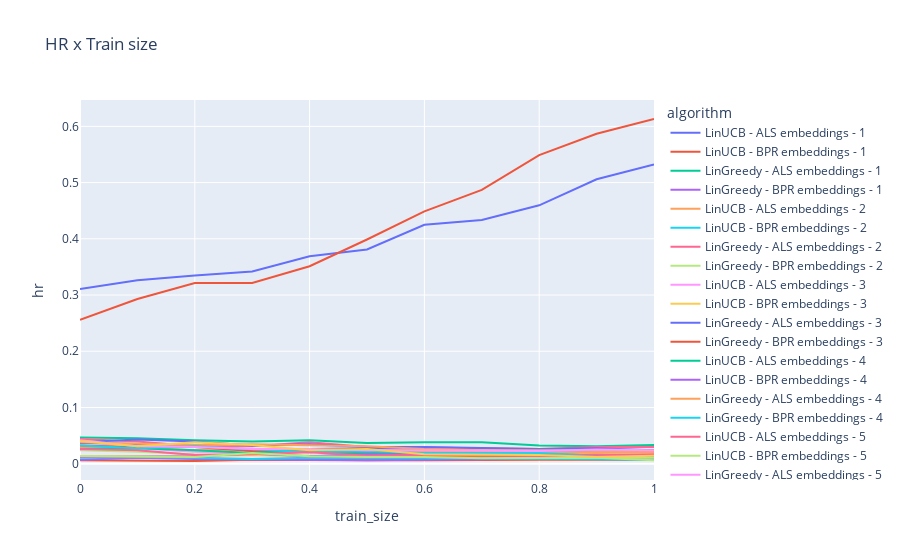

Write notebook code for a chart like this one.
### Code cell
fig = px.line(df_results, x="train_size", y="hr", color='algorithm', title='HR x Train size')
fig.show()
fig.write_html('results-v10/hr_x_train_size.html')

### Figure 1 — Plotly figure (JSON) as saved in the notebook; plotly's stock layout.template omitted (floating-point values rounded to 4 significant figures)
{"data": [{"hovertemplate": "algorithm=LinUCB - ALS embeddings - 1<br>train_size=%{x}<br>hr=%{y}<extra></extra>", "legendgroup": "LinUCB - ALS embeddings - 1", "line": {"color": "#636efa", "dash": "solid"}, "marker": {"symbol": "circle"}, "mode": "lines", "name": "LinUCB - ALS embeddings - 1", "orientation": "v", "showlegend": true, "type": "scatter", "x": [0, 0.1, 0.2, 0.3, 0.4, 0.5, 0.6, 0.7, 0.8, 0.9, 1], "xaxis": "x", "y": [0.0369, 0.03571, 0.03333, 0.02262, 0.02619, 0.02738, 0.02619, 0.02262, 0.02262, 0.02381, 0.02381], "yaxis": "y"}, {"hovertemplate": "algorithm=LinUCB - BPR embeddings - 1<br>train_size=%{x}<br>hr=%{y}<extra></extra>", "legendgroup": "LinUCB - BPR embeddings - 1", "line": {"color": "#EF553B", "dash": "solid"}, "marker": {"symbol": "circle"}, "mode": "lines", "name": "LinUCB - BPR embeddings - 1", "orientation": "v", "showlegend": true, "type": "scatter", "x": [0, 0.1, 0.2, 0.3, 0.4, 0.5, 0.6, 0.7, 0.8, 0.9, 1], "xaxis": "x", "y": [0.005952, 0.004762, 0.004762, 0.007143, 0.005952, 0.005952, 0.005952, 0.007143, 0.007143, 0.007143, 0.007143], "yaxis": "y"}, {"hovertemplate": "algorithm=LinGreedy - ALS embeddings - 1<br>train_size=%{x}<br>hr=%{y}<extra></extra>", "legendgroup": "LinGreedy - ALS embeddings - 1", "line": {"color": "#00cc96", "dash": "solid"}, "marker": {"symbol": "circle"}, "mode": "lines", "name": "LinGreedy - ALS embeddings - 1", "orientation": "v", "showlegend": true, "type": "scatter", "x": [0, 0.1, 0.2, 0.3, 0.4, 0.5, 0.6, 0.7, 0.8, 0.9, 1], "xaxis": "x", "y": [0.04643, 0.04524, 0.04167, 0.03929, 0.04167, 0.0369, 0.0381, 0.0381, 0.03214, 0.03095, 0.03333], "yaxis": "y"}, {"hovertemplate": "algorithm=LinGreedy - BPR embeddings - 1<br>train_size=%{x}<br>hr=%{y}<extra></extra>", "legendgroup": "LinGreedy - BPR embeddings - 1", "line": {"color": "#ab63fa", "dash": "solid"}, "marker": {"symbol": "circle"}, "mode": "lines", "name": "LinGreedy - BPR embeddings - 1", "orientation": "v", "showlegend": true, "type": "scatter", "x": [0, 0.1, 0.2, 0.3, 0.4, 0.5, 0.6, 0.7, 0.8, 0.9, 1], "xaxis": "x", "y": [0.007143, 0.01071, 0.008333, 0.008333, 0.007143, 0.005952, 0.007143, 0.007143, 0.008333, 0.009524, 0.009524], "yaxis": "y"}, {"hovertemplate": "algorithm=LinUCB - ALS embeddings - 2<br>train_size=%{x}<br>hr=%{y}<extra></extra>", "legendgroup": "LinUCB - ALS embeddings - 2", "line": {"color": "#FFA15A", "dash": "solid"}, "marker": {"symbol": "circle"}, "mode": "lines", "name": "LinUCB - ALS embeddings - 2", "orientation": "v", "showlegend": true, "type": "scatter", "x": [0, 0.1, 0.2, 0.3, 0.4, 0.5, 0.6, 0.7, 0.8, 0.9, 1], "xaxis": "x", "y": [0.02857, 0.02857, 0.02381, 0.025, 0.02381, 0.02262, 0.02262, 0.02024, 0.01905, 0.01905, 0.02024], "yaxis": "y"}, {"hovertemplate": "algorithm=LinUCB - BPR embeddings - 2<br>train_size=%{x}<br>hr=%{y}<extra></extra>", "legendgroup": "LinUCB - BPR embeddings - 2", "line": {"color": "#19d3f3", "dash": "solid"}, "marker": {"symbol": "circle"}, "mode": "lines", "name": "LinUCB - BPR embeddings - 2", "orientation": "v", "showlegend": true, "type": "scatter", "x": [0, 0.1, 0.2, 0.3, 0.4, 0.5, 0.6, 0.7, 0.8, 0.9, 1], "xaxis": "x", "y": [0.01071, 0.0119, 0.01071, 0.008333, 0.01071, 0.009524, 0.009524, 0.009524, 0.008333, 0.008333, 0.007143], "yaxis": "y"}, {"hovertemplate": "algorithm=LinGreedy - ALS embeddings - 2<br>train_size=%{x}<br>hr=%{y}<extra></extra>", "legendgroup": "LinGreedy - ALS embeddings - 2", "line": {"color": "#FF6692", "dash": "solid"}, "marker": {"symbol": "circle"}, "mode": "lines", "name": "LinGreedy - ALS embeddings - 2", "orientation": "v", "showlegend": true, "type": "scatter", "x": [0, 0.1, 0.2, 0.3, 0.4, 0.5, 0.6, 0.7, 0.8, 0.9, 1], "xaxis": "x", "y": [0.04405, 0.03929, 0.03095, 0.03095, 0.0381, 0.02976, 0.02857, 0.02738, 0.02619, 0.02976, 0.02976], "yaxis": "y"}, {"hovertemplate": "algorithm=LinGreedy - BPR embeddings - 2<br>train_size=%{x}<br>hr=%{y}<extra></extra>", "legendgroup": "LinGreedy - BPR embeddings - 2", "line": {"color": "#B6E880", "dash": "solid"}, "marker": {"symbol": "circle"}, "mode": "lines", "name": "LinGreedy - BPR embeddings - 2", "orientation": "v", "showlegend": true, "type": "scatter", "x": [0, 0.1, 0.2, 0.3, 0.4, 0.5, 0.6, 0.7, 0.8, 0.9, 1], "xaxis": "x", "y": [0.02381, 0.02143, 0.01667, 0.01548, 0.0131, 0.0119, 0.0119, 0.01429, 0.0119, 0.01071, 0.005952], "yaxis": "y"}, {"hovertemplate": "algorithm=LinUCB - ALS embeddings - 3<br>train_size=%{x}<br>hr=%{y}<extra></extra>", "legendgroup": "LinUCB - ALS embeddings - 3", "line": {"color": "#FF97FF", "dash": "solid"}, "marker": {"symbol": "circle"}, "mode": "lines", "name": "LinUCB - ALS embeddings - 3", "orientation": "v", "showlegend": true, "type": "scatter", "x": [0, 0.1, 0.2, 0.3, 0.4, 0.5, 0.6, 0.7, 0.8, 0.9, 1], "xaxis": "x", "y": [0.025, 0.02738, 0.02143, 0.01905, 0.02143, 0.01786, 0.01667, 0.01548, 0.01429, 0.01429, 0.01429], "yaxis": "y"}, {"hovertemplate": "algorithm=LinUCB - BPR embeddings - 3<br>train_size=%{x}<br>hr=%{y}<extra></extra>", "legendgroup": "LinUCB - BPR embeddings - 3", "line": {"color": "#FECB52", "dash": "solid"}, "marker": {"symbol": "circle"}, "mode": "lines", "name": "LinUCB - BPR embeddings - 3", "orientation": "v", "showlegend": true, "type": "scatter", "x": [0, 0.1, 0.2, 0.3, 0.4, 0.5, 0.6, 0.7, 0.8, 0.9, 1], "xaxis": "x", "y": [0.0131, 0.0131, 0.0131, 0.01548, 0.0131, 0.01548, 0.01429, 0.01429, 0.01429, 0.0119, 0.0131], "yaxis": "y"}, {"hovertemplate": "algorithm=LinGreedy - ALS embeddings - 3<br>train_size=%{x}<br>hr=%{y}<extra></extra>", "legendgroup": "LinGreedy - ALS embeddings - 3", "line": {"color": "#636efa", "dash": "solid"}, "marker": {"symbol": "circle"}, "mode": "lines", "name": "LinGreedy - ALS embeddings - 3", "orientation": "v", "showlegend": true, "type": "scatter", "x": [0, 0.1, 0.2, 0.3, 0.4, 0.5, 0.6, 0.7, 0.8, 0.9, 1], "xaxis": "x", "y": [0.0381, 0.04286, 0.03929, 0.03214, 0.03452, 0.02976, 0.02976, 0.02857, 0.02619, 0.02738, 0.02381], "yaxis": "y"}, {"hovertemplate": "algorithm=LinGreedy - BPR embeddings - 3<br>train_size=%{x}<br>hr=%{y}<extra></extra>", "legendgroup": "LinGreedy - BPR embeddings - 3", "line": {"color": "#EF553B", "dash": "solid"}, "marker": {"symbol": "circle"}, "mode": "lines", "name": "LinGreedy - BPR embeddings - 3", "orientation": "v", "showlegend": true, "type": "scatter", "x": [0, 0.1, 0.2, 0.3, 0.4, 0.5, 0.6, 0.7, 0.8, 0.9, 1], "xaxis": "x", "y": [0.03214, 0.02976, 0.02976, 0.02262, 0.02143, 0.01786, 0.01429, 0.01429, 0.01429, 0.01429, 0.0131], "yaxis": "y"}, {"hovertemplate": "algorithm=LinUCB - ALS embeddings - 4<br>train_size=%{x}<br>hr=%{y}<extra></extra>", "legendgroup": "LinUCB - ALS embeddings - 4", "line": {"color": "#00cc96", "dash": "solid"}, "marker": {"symbol": "circle"}, "mode": "lines", "name": "LinUCB - ALS embeddings - 4", "orientation": "v", "showlegend": true, "type": "scatter", "x": [0, 0.1, 0.2, 0.3, 0.4, 0.5, 0.6, 0.7, 0.8, 0.9, 1], "xaxis": "x", "y": [0.02619, 0.02738, 0.02381, 0.01905, 0.02143, 0.01905, 0.01905, 0.01548, 0.01667, 0.01429, 0.0131], "yaxis": "y"}, {"hovertemplate": "algorithm=LinUCB - BPR embeddings - 4<br>train_size=%{x}<br>hr=%{y}<extra></extra>", "legendgroup": "LinUCB - BPR embeddings - 4", "line": {"color": "#ab63fa", "dash": "solid"}, "marker": {"symbol": "circle"}, "mode": "lines", "name": "LinUCB - BPR embeddings - 4", "orientation": "v", "showlegend": true, "type": "scatter", "x": [0, 0.1, 0.2, 0.3, 0.4, 0.5, 0.6, 0.7, 0.8, 0.9, 1], "xaxis": "x", "y": [0.0119, 0.0131, 0.0131, 0.01786, 0.0131, 0.01667, 0.01548, 0.01548, 0.01548, 0.0131, 0.01548], "yaxis": "y"}, {"hovertemplate": "algorithm=LinGreedy - ALS embeddings - 4<br>train_size=%{x}<br>hr=%{y}<extra></extra>", "legendgroup": "LinGreedy - ALS embeddings - 4", "line": {"color": "#FFA15A", "dash": "solid"}, "marker": {"symbol": "circle"}, "mode": "lines", "name": "LinGreedy - ALS embeddings - 4", "orientation": "v", "showlegend": true, "type": "scatter", "x": [0, 0.1, 0.2, 0.3, 0.4, 0.5, 0.6, 0.7, 0.8, 0.9, 1], "xaxis": "x", "y": [0.0381, 0.03571, 0.03333, 0.03452, 0.03333, 0.03095, 0.02619, 0.02381, 0.02381, 0.02262, 0.02262], "yaxis": "y"}, {"hovertemplate": "algorithm=LinGreedy - BPR embeddings - 4<br>train_size=%{x}<br>hr=%{y}<extra></extra>", "legendgroup": "LinGreedy - BPR embeddings - 4", "line": {"color": "#19d3f3", "dash": "solid"}, "marker": {"symbol": "circle"}, "mode": "lines", "name": "LinGreedy - BPR embeddings - 4", "orientation": "v", "showlegend": true, "type": "scatter", "x": [0, 0.1, 0.2, 0.3, 0.4, 0.5, 0.6, 0.7, 0.8, 0.9, 1], "xaxis": "x", "y": [0.03214, 0.02738, 0.03095, 0.02619, 0.02024, 0.02262, 0.01905, 0.01905, 0.01905, 0.01429, 0.01548], "yaxis": "y"}, {"hovertemplate": "algorithm=LinUCB - ALS embeddings - 5<br>train_size=%{x}<br>hr=%{y}<extra></extra>", "legendgroup": "LinUCB - ALS embeddings - 5", "line": {"color": "#FF6692", "dash": "solid"}, "marker": {"symbol": "circle"}, "mode": "lines", "name": "LinUCB - ALS embeddings - 5", "orientation": "v", "showlegend": true, "type": "scatter", "x": [0, 0.1, 0.2, 0.3, 0.4, 0.5, 0.6, 0.7, 0.8, 0.9, 1], "xaxis": "x", "y": [0.02619, 0.02381, 0.01548, 0.01667, 0.02024, 0.01429, 0.01548, 0.01548, 0.0131, 0.01429, 0.01667], "yaxis": "y"}, {"hovertemplate": "algorithm=LinUCB - BPR embeddings - 5<br>train_size=%{x}<br>hr=%{y}<extra></extra>", "legendgroup": "LinUCB - BPR embeddings - 5", "line": {"color": "#B6E880", "dash": "solid"}, "marker": {"symbol": "circle"}, "mode": "lines", "name": "LinUCB - BPR embeddings - 5", "orientation": "v", "showlegend": true, "type": "scatter", "x": [0, 0.1, 0.2, 0.3, 0.4, 0.5, 0.6, 0.7, 0.8, 0.9, 1], "xaxis": "x", "y": [0.0131, 0.0119, 0.0119, 0.01905, 0.0131, 0.0119, 0.0119, 0.009524, 0.009524, 0.009524, 0.01071], "yaxis": "y"}, {"hovertemplate": "algorithm=LinGreedy - ALS embeddings - 5<br>train_size=%{x}<br>hr=%{y}<extra></extra>", "legendgroup": "LinGreedy - ALS embeddings - 5", "line": {"color": "#FF97FF", "dash": "solid"}, "marker": {"symbol": "circle"}, "mode": "lines", "name": "LinGreedy - ALS embeddings - 5", "orientation": "v", "showlegend": true, "type": "scatter", "x": [0, 0.1, 0.2, 0.3, 0.4, 0.5, 0.6, 0.7, 0.8, 0.9, 1], "xaxis": "x", "y": [0.04167, 0.03095, 0.02976, 0.02619, 0.02619, 0.02381, 0.02381, 0.02381, 0.02262, 0.025, 0.02381], "yaxis": "y"}, {"hovertemplate": "algorithm=LinGreedy - BPR embeddings - 5<br>train_size=%{x}<br>hr=%{y}<extra></extra>", "legendgroup": "LinGreedy - BPR embeddings - 5", "line": {"color": "#FECB52", "dash": "solid"}, "marker": {"symbol": "circle"}, "mode": "lines", "name": "LinGreedy - BPR embeddings - 5", "orientation": "v", "showlegend": true, "type": "scatter", "x": [0, 0.1, 0.2, 0.3, 0.4, 0.5, 0.6, 0.7, 0.8, 0.9, 1], "xaxis": "x", "y": [0.04048, 0.03095, 0.0381, 0.03333, 0.02381, 0.02619, 0.01667, 0.01667, 0.01548, 0.0119, 0.01429], "yaxis": "y"}, {"hovertemplate": "algorithm=ALS<br>train_size=%{x}<br>hr=%{y}<extra></extra>", "legendgroup": "ALS", "line": {"color": "#636efa", "dash": "solid"}, "marker": {"symbol": "circle"}, "mode": "lines", "name": "ALS", "orientation": "v", "showlegend": true, "type": "scatter", "x": [0, 0.1, 0.2, 0.3, 0.4, 0.5, 0.6, 0.7, 0.8, 0.9, 1], "xaxis": "x", "y": [0.3107, 0.3262, 0.3345, 0.3417, 0.369, 0.381, 0.425, 0.4333, 0.4595, 0.506, 0.5321], "yaxis": "y"}, {"hovertemplate": "algorithm=BPR<br>train_size=%{x}<br>hr=%{y}<extra></extra>", "legendgroup": "BPR", "line": {"color": "#EF553B", "dash": "solid"}, "marker": {"symbol": "circle"}, "mode": "lines", "name": "BPR", "orientation": "v", "showlegend": true, "type": "scatter", "x": [0, 0.1, 0.2, 0.3, 0.4, 0.5, 0.6, 0.7, 0.8, 0.9, 1], "xaxis": "x", "y": [0.256, 0.2929, 0.3214, 0.3214, 0.3512, 0.3988, 0.4488, 0.4869, 0.5488, 0.5869, 0.6131], "yaxis": "y"}], "layout": {"legend": {"title": {"text": "algorithm"}, "tracegroupgap": 0}, "title": {"text": "HR x Train size"}, "xaxis": {"anchor": "y", "domain": [0, 1], "title": {"text": "train_size"}}, "yaxis": {"anchor": "x", "domain": [0, 1], "title": {"text": "hr"}}}}
